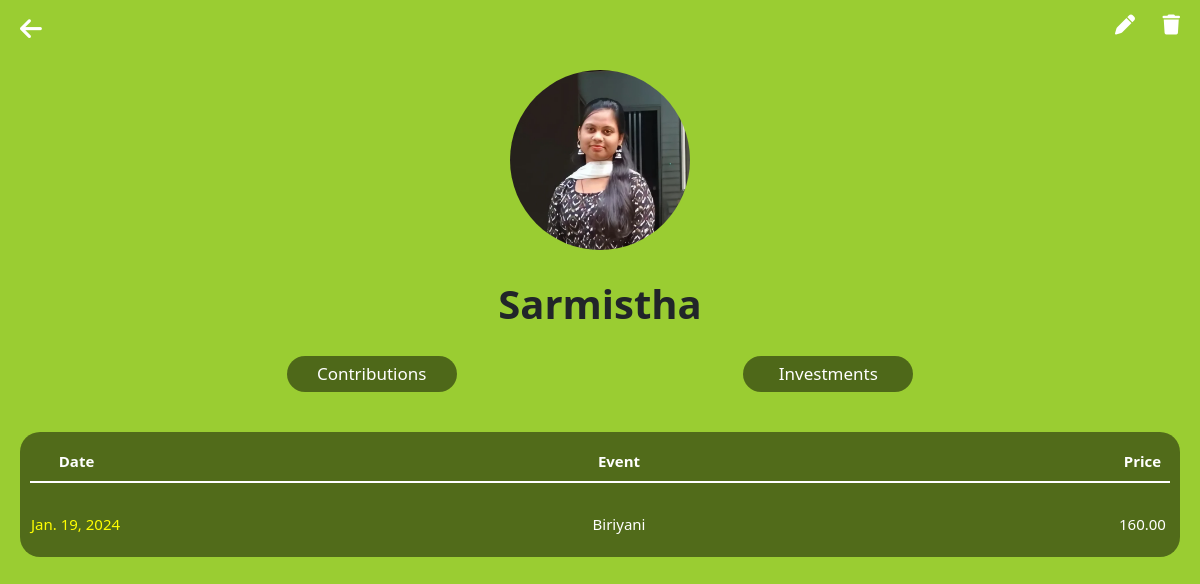
Page /profileDetails/12 on the committed database.
### app/models.py (models this page shows)
class Profile(models.Model):
    name = models.CharField(max_length=100)
    profile_pic = models.ImageField(upload_to='profile_pics/', blank=True, null=True)

class Contribution(models.Model):
    event = models.ForeignKey(Event, on_delete=models.CASCADE)
    profile = models.ForeignKey(Profile, on_delete=models.CASCADE)
    amount = models.DecimalField(max_digits=10, decimal_places=2)

class Event(models.Model):
    date = models.DateField()
    subject = models.CharField(max_length=200)

### app/views.py (the view)
# urls.py: path('profileDetails/<int:profile_id>', profileDetails, name='profileDetails'),
def profileDetails(request, profile_id):
    profile = Profile.objects.get(pk=profile_id)
    event_contributions = Contribution.objects.filter(profile=profile).all()
    event_purchase = Purchase.objects.filter(profile=profile).all()
    context={'profile':profile,'event_contributions':event_contributions, "event_purchase":event_purchase}
    return render(request, 'profileDetails.html', context)

### app/templates/profileDetails.html (shortened to what this page needs)
<!DOCTYPE html>
<html lang="en">
<head>
    <link href="https://cdn.jsdelivr.net/npm/bootstrap@5.3.2/dist/css/bootstrap.min.css" rel="stylesheet">
    <link rel="stylesheet" href="https://cdnjs.cloudflare.com/ajax/libs/font-awesome/6.5.1/css/all.min.css" />
</head>
<body>
    <a href="{% url 'home' %}" class="icons" id="back_icon"><i class="fa-solid fa-arrow-left"></i></a>
    <a href="" class="icons"><i class="fa-solid fa-pen"></i></a>
    <a href="#" onclick="confirmDelete('{{ profile.id }}')" class="icons"><i class="fa-solid fa-trash"></i></a>
    <div class="text-center">
        <a href="{{profile.profile_pic.url}}"><img src="{{profile.profile_pic.url}}" alt=""></a>
        <h1>{{profile.name}}</h1>
    </div>
    <div class="twoBtn">
        <button onclick="viewContributions()">Contributions</button>
        <button onclick="viewInvestments()">Investments</button>
    </div>
    <div class="purchage-container Contributions">
        <table>
            <thead>
                <tr>
                    <th style="width: 93px;">Date</th>
                    <th>Event</th>
                    <th style="width: 55px;">Price</th>
                </tr>
            </thead>
            <tbody>
                <tr style="height: 20px;background-color: transparent;">
                    <td style="font-size: 5px;">&nbsp;</td>
                    <td style="font-size: 5px;">&nbsp;</td>
                </tr>
                {% for contribution in event_contributions %}
                <tr>
                    <td class="purchage-data">{{contribution.event.date}}</td>
                    <td style="text-align: center;">{{contribution.event.subject}}</td>
                    <td style="text-align: center;">{{contribution.amount}}</td>
                </tr>
                {% endfor %}
            </tbody>
        </table>
    </div>
</body>
</html>

### app/templates/profileDetails.html (style rules this page uses)
body { background-color: yellowgreen; }
img { width: 180px; border-radius: 50%; margin: 70px 0 30px; animation: ppic 1s 1; }
h1 { font-weight: bolder; font-size: 40px; }
.icons { font-size: 20px; color: white; position: fixed; top: 10px; }
.icons:nth-child(1) { left: 20px;font-size: 25px; }
.icons:nth-child(2) { right: 65px; }
.icons:nth-child(3) { right: 20px; }
.twoBtn { display: flex; justify-content: space-evenly; }
.twoBtn button { border: none; border-radius: 20px; background-color: rgba(0, 0, 0, 0.493); padding: 5px; width: 170px; font-size: 17px; margin: 20px 0; color: white; }
table { width: 100%; color: white !important; font-size: 15px; }
.purchage-container { padding: 10px; background-color: rgba(0, 0, 0, 0.477); margin: 20px; border-radius: 20px; overflow-y: auto; animation: tbl 0.5s 1; }
thead { text-align: center; border-bottom: 2px solid white; height: 40px; }
.purchage-data { display: flex; align-items:center; height: 45px; color: yellow; }

### rows in the picture
Profile: profile_pic (picture), name "Sarmistha"
Contribution: event "Jan. 19, 2024", event.subject "Biriyani", amount "160.00"
